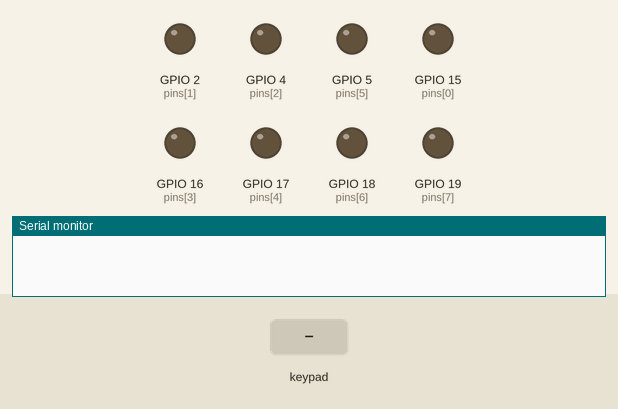
The sketch below on a simulated ESP32. On the bench: output pins drawn as LEDs (lit = HIGH), the last lines printed to the serial monitor. Dashed ring = blinking. The test bench sets the inputs (shaded band).

Above: at 1.2 s.
1.3 s: key '3' pressed
At 1.7 s:
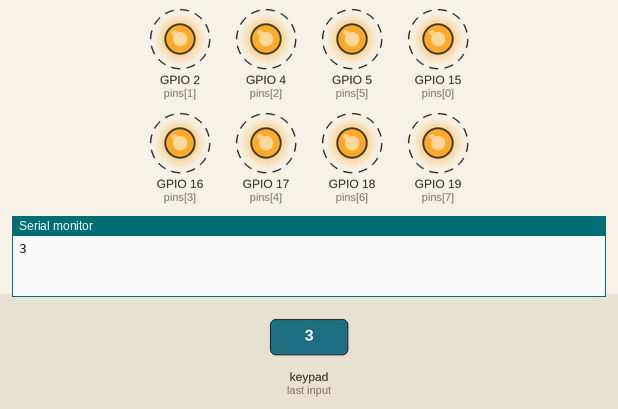
4.3 s: keypad keys 2 7 1 4 1 2 pressed 0.4 s apart
At 7.56 s:
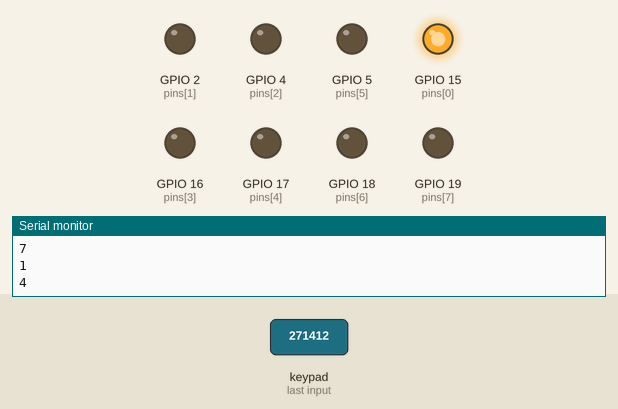
9.4 s: key '5' pressed
At 9.94 s:
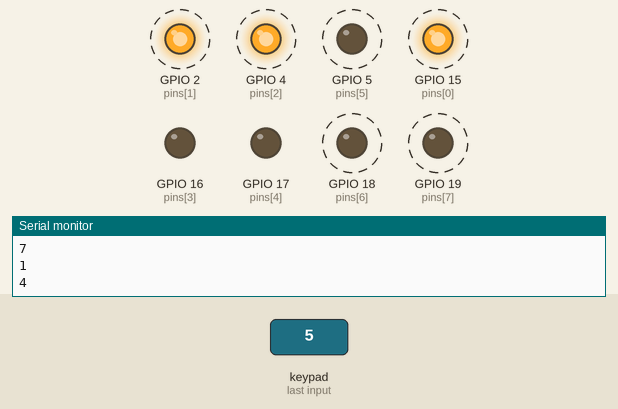
12.4 s: keypad keys 3 2 3 3 2 5 2 6 pressed 0.4 s apart
Timing chart, 0 to 28.8 s (numbered marks = the images above; inputs shaded):
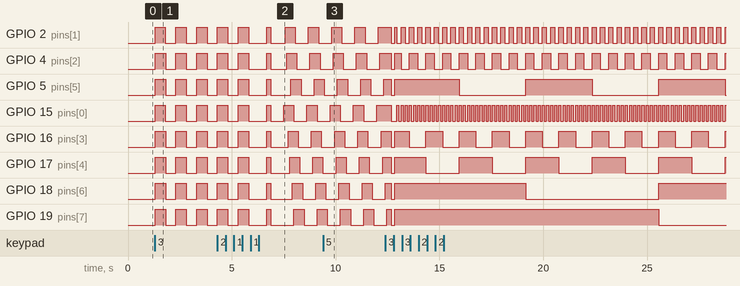

The sketch:

exp1b.ino
```cpp
#include <Keypad.h>

const byte ROWS = 4;
const byte COLS = 3;

char keys[ROWS][COLS] = {
  {'1', '2', '3'},
  {'4', '5', '6'},
  {'7', '8', '9'},
  {'*', '0', '#'}
};

byte rowPins[ROWS] = {32, 33, 25, 26};
byte colPins[COLS] = {27, 14, 12};


Keypad keypad = Keypad(makeKeymap(keys), rowPins, colPins, ROWS, COLS);


const int pins[8] = {15, 2, 4, 16, 17, 5, 18, 19};


int counterValue = 1;
int rightShiftValue = 0;
int extractLSB;
int n = 0;

void setup() {
  for (int ii = 0; ii < 8; ii++) {
    pinMode(pins[ii], OUTPUT);
  }
  allOff();
}

void loop() {
  char key = keypad.getKey();
  if (key) {
    Serial.println(key);
    switch (key) {
      case '1':
        allOn();
        break;
      case '2':
        allOff();
        break;
      case '3':
        allOff();
        for (int ii = 1; ii <= 5; ii++)
          blinkAll();
        break;
      case '4':
        allOff();
        for (int ii = 1; ii <= 5; ii++)
          ledWalk();
        break;
      case '5':
        allOff();
        binaryCounter();
        break;
    }
  }
}

void allOff() {
  for (int ii = 0; ii < 8; ii++) {
    digitalWrite(pins[ii], LOW);
  }
}

void allOn() {
  for (int ii = 0; ii < 8; ii++) {
    digitalWrite(pins[ii], HIGH);
  }
}

void blinkAll() {
  for (int ii = 0; ii < 8; ii++) {
    digitalWrite(pins[ii], HIGH);
  }
  delay(500);
  for (int ii = 0; ii < 8; ii++) {
    digitalWrite(pins[ii], LOW);
  }
  delay(500);
}

void ledWalk() {
  for (int ii = 0; ii < 8; ii++) {
    digitalWrite(pins[ii], LOW);
    delay(70);
  }
  for (int ii = 0; ii < 8; ii++) {
    delay(70);
    digitalWrite(pins[ii], HIGH);
  }
}

void driveCounter(int counterValue) {
  int rightShiftValue, extractLSB;
  for (int ii = 0; ii < 8; ii++) {
    rightShiftValue = counterValue >> ii;
    extractLSB = rightShiftValue & 0x1;
    if (extractLSB == 1) {
      digitalWrite(pins[ii], LOW);
    } else {
      digitalWrite(pins[ii], HIGH);
    }
  }
}

void binaryCounter() {
  for (int ii = 1; ii <= 255; ii++) {
    driveCounter(ii);
    delay(100);
  }
}
```

Measured:
- after the input at 1.3 s, GPIO 2 (pins[1]), GPIO 4 (pins[2]), GPIO 5 (pins[5]), GPIO 15 (pins[0]), GPIO 16 (pins[3]), GPIO 17 (pins[4]), GPIO 18 (pins[6]), GPIO 19 (pins[7]): alternates HIGH for 0.50 s and LOW for 0.50 s, starting at once
